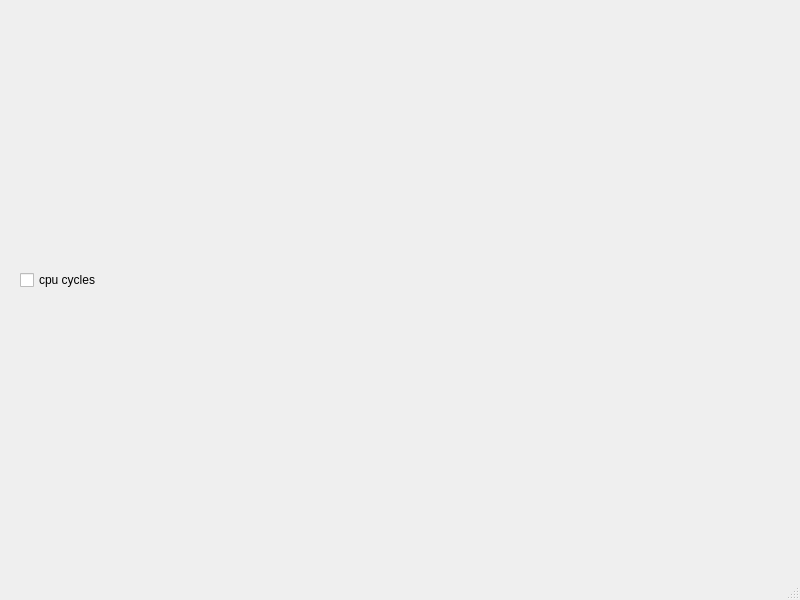
<?xml version="1.0" encoding="UTF-8"?>
<ui version="4.0">
 <class>MainWindow</class>
 <widget class="QMainWindow" name="MainWindow">
  <property name="geometry">
   <rect>
    <x>0</x>
    <y>0</y>
    <width>800</width>
    <height>600</height>
   </rect>
  </property>
  <property name="windowTitle">
   <string>MainWindow</string>
  </property>
  <widget class="QWidget" name="centralwidget">
   <widget class="QWidget" name="verticalLayoutWidget">
    <property name="geometry">
     <rect>
      <x>20</x>
      <y>20</y>
      <width>121</width>
      <height>521</height>
     </rect>
    </property>
    <layout class="QVBoxLayout" name="verticalLayout">
     <item>
      <widget class="QCheckBox" name="checkBox">
       <property name="text">
        <string>cpu cycles</string>
       </property>
      </widget>
     </item>
    </layout>
   </widget>
   <widget class="QWidget" name="verticalLayoutWidget_2">
    <property name="geometry">
     <rect>
      <x>160</x>
      <y>20</y>
      <width>611</width>
      <height>521</height>
     </rect>
    </property>
    <layout class="QVBoxLayout" name="verticalLayout_2"/>
   </widget>
  </widget>
  <widget class="QMenuBar" name="menubar">
   <property name="geometry">
    <rect>
     <x>0</x>
     <y>0</y>
     <width>800</width>
     <height>23</height>
    </rect>
   </property>
  </widget>
  <widget class="QStatusBar" name="statusbar"/>
 </widget>
 <resources/>
 <connections/>
</ui>
